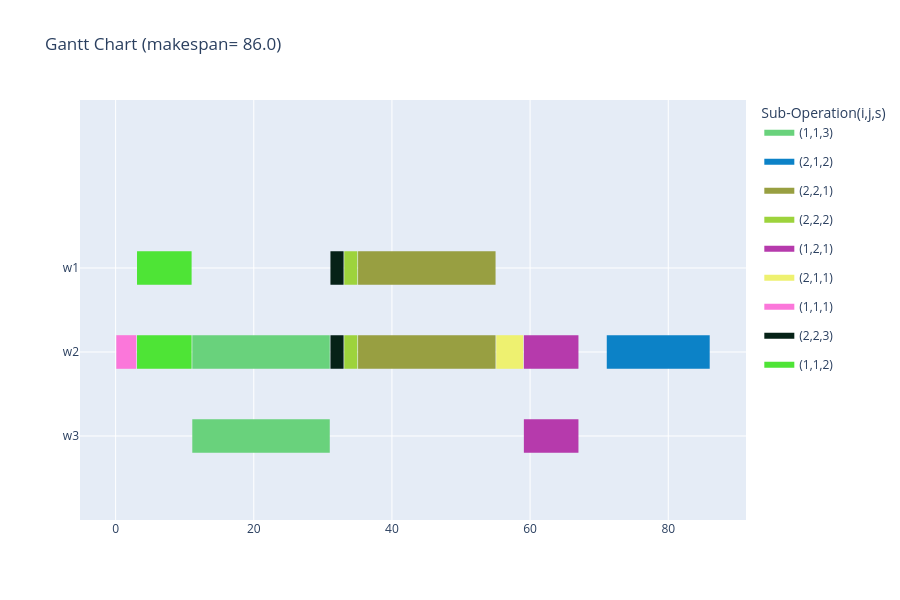

Write notebook code for a chart like this one.
### Code cell
gantt_chart(s, instance, color=0, render="notebook", save_path="../results/gantt_chart_instance_temp.html")

### Figure 1 — Plotly figure (JSON) as saved in the notebook; plotly's stock layout.template omitted (floating-point values rounded to 4 significant figures)
{"data": [{"fill": "toself", "fillcolor": "rgb(105, 210, 124)", "hoverinfo": "name", "legendgroup": "rgb(105, 210, 124)", "mode": "none", "name": "(1,1,3)", "showlegend": true, "type": "scatter", "x": [11.1, 31, 31, 11.1, 11.1, 11.1, 31, 31, 11.1], "y": [0.8, 0.8, 1.2, 1.2, null, -0.2, -0.2, 0.2, 0.2]}, {"fill": "toself", "fillcolor": "rgb(12, 130, 199)", "hoverinfo": "name", "legendgroup": "rgb(12, 130, 199)", "mode": "none", "name": "(2,1,2)", "showlegend": true, "type": "scatter", "x": [71.1, 86, 86, 71.1], "y": [0.8, 0.8, 1.2, 1.2]}, {"fill": "toself", "fillcolor": "rgb(152, 159, 65)", "hoverinfo": "name", "legendgroup": "rgb(152, 159, 65)", "mode": "none", "name": "(2,2,1)", "showlegend": true, "type": "scatter", "x": [35.1, 55, 55, 35.1, 35.1, 35.1, 55, 55, 35.1], "y": [1.8, 1.8, 2.2, 2.2, null, 0.8, 0.8, 1.2, 1.2]}, {"fill": "toself", "fillcolor": "rgb(157, 211, 60)", "hoverinfo": "name", "legendgroup": "rgb(157, 211, 60)", "mode": "none", "name": "(2,2,2)", "showlegend": true, "type": "scatter", "x": [33.1, 35, 35, 33.1, 33.1, 33.1, 35, 35, 33.1], "y": [1.8, 1.8, 2.2, 2.2, null, 0.8, 0.8, 1.2, 1.2]}, {"fill": "toself", "fillcolor": "rgb(182, 58, 172)", "hoverinfo": "name", "legendgroup": "rgb(182, 58, 172)", "mode": "none", "name": "(1,2,1)", "showlegend": true, "type": "scatter", "x": [59.1, 67, 67, 59.1, 59.1, 59.1, 67, 67, 59.1], "y": [0.8, 0.8, 1.2, 1.2, null, -0.2, -0.2, 0.2, 0.2]}, {"fill": "toself", "fillcolor": "rgb(238, 241, 112)", "hoverinfo": "name", "legendgroup": "rgb(238, 241, 112)", "mode": "none", "name": "(2,1,1)", "showlegend": true, "type": "scatter", "x": [55.1, 59, 59, 55.1], "y": [0.8, 0.8, 1.2, 1.2]}, {"fill": "toself", "fillcolor": "rgb(251, 119, 218)", "hoverinfo": "name", "legendgroup": "rgb(251, 119, 218)", "mode": "none", "name": "(1,1,1)", "showlegend": true, "type": "scatter", "x": [0.1, 3, 3, 0.1], "y": [0.8, 0.8, 1.2, 1.2]}, {"fill": "toself", "fillcolor": "rgb(6, 34, 23)", "hoverinfo": "name", "legendgroup": "rgb(6, 34, 23)", "mode": "none", "name": "(2,2,3)", "showlegend": true, "type": "scatter", "x": [31.1, 33, 33, 31.1, 31.1, 31.1, 33, 33, 31.1], "y": [1.8, 1.8, 2.2, 2.2, null, 0.8, 0.8, 1.2, 1.2]}, {"fill": "toself", "fillcolor": "rgb(78, 228, 54)", "hoverinfo": "name", "legendgroup": "rgb(78, 228, 54)", "mode": "none", "name": "(1,1,2)", "showlegend": true, "type": "scatter", "x": [3.1, 11, 11, 3.1, 3.1, 3.1, 11, 11, 3.1], "y": [1.8, 1.8, 2.2, 2.2, null, 0.8, 0.8, 1.2, 1.2]}, {"legendgroup": "rgb(105, 210, 124)", "marker": {"color": "rgb(105, 210, 124)", "opacity": 0, "size": 1}, "mode": "markers", "name": "", "showlegend": false, "text": [null, null, null, null], "type": "scatter", "x": [11.1, 31, 11.1, 31], "y": [1, 1, 0, 0]}, {"legendgroup": "rgb(12, 130, 199)", "marker": {"color": "rgb(12, 130, 199)", "opacity": 0, "size": 1}, "mode": "markers", "name": "", "showlegend": false, "text": [null, null], "type": "scatter", "x": [71.1, 86], "y": [1, 1]}, {"legendgroup": "rgb(152, 159, 65)", "marker": {"color": "rgb(152, 159, 65)", "opacity": 0, "size": 1}, "mode": "markers", "name": "", "showlegend": false, "text": [null, null, null, null], "type": "scatter", "x": [35.1, 55, 35.1, 55], "y": [2, 2, 1, 1]}, {"legendgroup": "rgb(157, 211, 60)", "marker": {"color": "rgb(157, 211, 60)", "opacity": 0, "size": 1}, "mode": "markers", "name": "", "showlegend": false, "text": [null, null, null, null], "type": "scatter", "x": [33.1, 35, 33.1, 35], "y": [2, 2, 1, 1]}, {"legendgroup": "rgb(182, 58, 172)", "marker": {"color": "rgb(182, 58, 172)", "opacity": 0, "size": 1}, "mode": "markers", "name": "", "showlegend": false, "text": [null, null, null, null], "type": "scatter", "x": [59.1, 67, 59.1, 67], "y": [1, 1, 0, 0]}, {"legendgroup": "rgb(238, 241, 112)", "marker": {"color": "rgb(238, 241, 112)", "opacity": 0, "size": 1}, "mode": "markers", "name": "", "showlegend": false, "text": [null, null], "type": "scatter", "x": [55.1, 59], "y": [1, 1]}, {"legendgroup": "rgb(251, 119, 218)", "marker": {"color": "rgb(251, 119, 218)", "opacity": 0, "size": 1}, "mode": "markers", "name": "", "showlegend": false, "text": [null, null], "type": "scatter", "x": [0.1, 3], "y": [1, 1]}, {"legendgroup": "rgb(6, 34, 23)", "marker": {"color": "rgb(6, 34, 23)", "opacity": 0, "size": 1}, "mode": "markers", "name": "", "showlegend": false, "text": [null, null, null, null], "type": "scatter", "x": [31.1, 33, 31.1, 33], "y": [2, 2, 1, 1]}, {"legendgroup": "rgb(78, 228, 54)", "marker": {"color": "rgb(78, 228, 54)", "opacity": 0, "size": 1}, "mode": "markers", "name": "", "showlegend": false, "text": [null, null, null, null], "type": "scatter", "x": [3.1, 11, 3.1, 11], "y": [2, 2, 1, 1]}], "layout": {"height": 600, "hovermode": "closest", "legend": {"title": {"text": "Sub-Operation(i,j,s)"}}, "showlegend": true, "title": {"text": "Gantt Chart (makespan= 86.0)"}, "xaxis": {"rangeselector": {"buttons": [{"count": 7, "label": "1w", "step": "day", "stepmode": "backward"}, {"count": 1, "label": "1m", "step": "month", "stepmode": "backward"}, {"count": 6, "label": "6m", "step": "month", "stepmode": "backward"}, {"count": 1, "label": "YTD", "step": "year", "stepmode": "todate"}, {"count": 1, "label": "1y", "step": "year", "stepmode": "backward"}, {"step": "all"}]}, "showgrid": true, "type": "linear", "zeroline": false}, "yaxis": {"autorange": false, "range": [-1, 4], "showgrid": true, "ticktext": ["w3", "w2", "w1"], "tickvals": [0, 1, 2], "zeroline": false}}}
